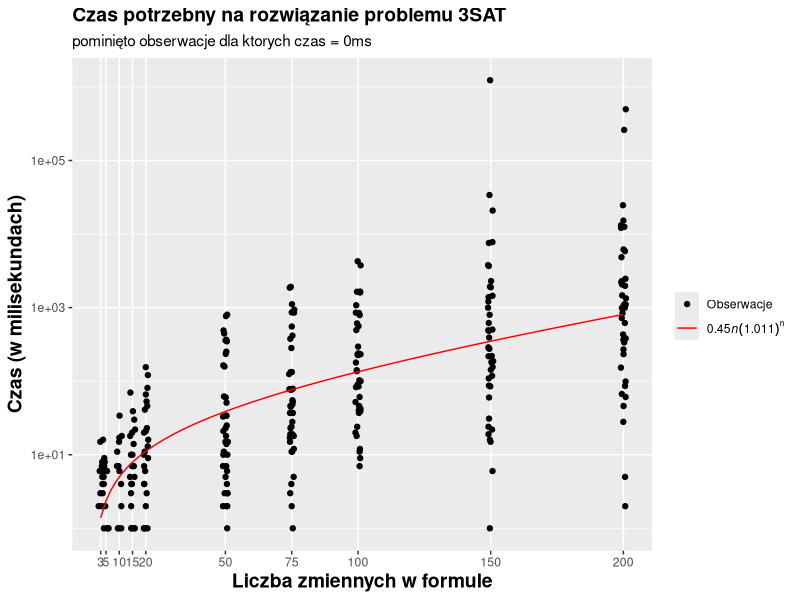

Source code (R):
library(magrittr)

table <- read.csv2("./dane/results.csv")

table$result <- as.logical(table$result)

my_tibble <- tibble::tibble(table) %>% 
  dplyr::filter(timeMs > 0) # Usuwam te, co nie daja zadnej informacji, bo byly zbyt krotkie

summary(my_tibble)


lm(log10(timeMs) - log10(variables) ~ variables, data = my_tibble)

a_log10 <- -0.350414
c_log10 <- 0.004781

time_estimate <- function(n, a_log10 = -0.350414, c_log10 = 0.004781){
  (10^a_log10)*n*((10^c_log10)^n)
}

time_estimate(c(100, 200))


g <- my_tibble %>% 
  dplyr::mutate(estimated_time = time_estimate(variables)) %>% 
  ggplot2::ggplot(ggplot2::aes(variables, timeMs)) +
  ggplot2::geom_jitter(ggplot2::aes(color = "Data Points"), width = 1) +
  ggplot2::scale_y_log10() +
  ggplot2::scale_x_continuous(breaks = unique(my_tibble$variables)) +
  ggplot2::geom_function(ggplot2::aes(color = "Time Estimate"), fun = time_estimate) +
  ggplot2::ggtitle("Czas potrzebny na rozwiązanie problemu 3SAT") +
  ggplot2::xlab("Liczba zmiennych w formule") + ggplot2::ylab("Czas (w milisekundach)") +
  ggplot2::labs(colour = "", subtitle = "pominięto obserwacje dla ktorych czas = 0ms") +
  ggplot2::scale_color_manual(
    labels = c("Obserwacje",
               expression(0.45 * italic("n") * (1.011)^n)),
    values = c("black", "red")
  ) +
  ggplot2::theme(
    plot.title = ggplot2::element_text(size=14, face="bold"),
    axis.title.x = ggplot2::element_text(size=14, face="bold"),
    axis.title.y = ggplot2::element_text(size=14, face="bold"),
    panel.grid.minor.x = ggplot2::element_blank()
  )

g

ggplot2::ggsave("wykres_czasu.png", g, width = 11, height = 5)




